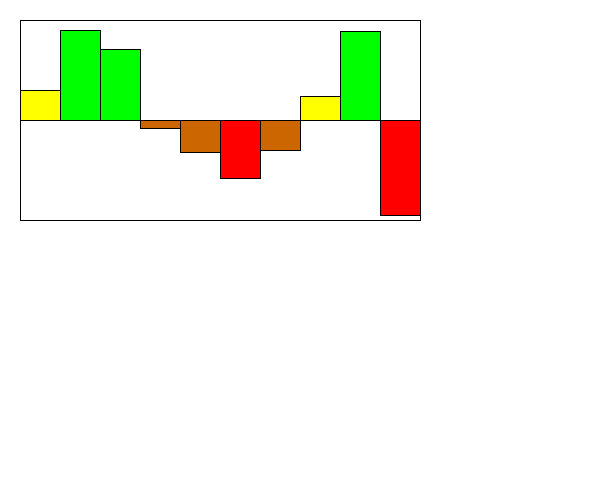
Frame 1 (no input)
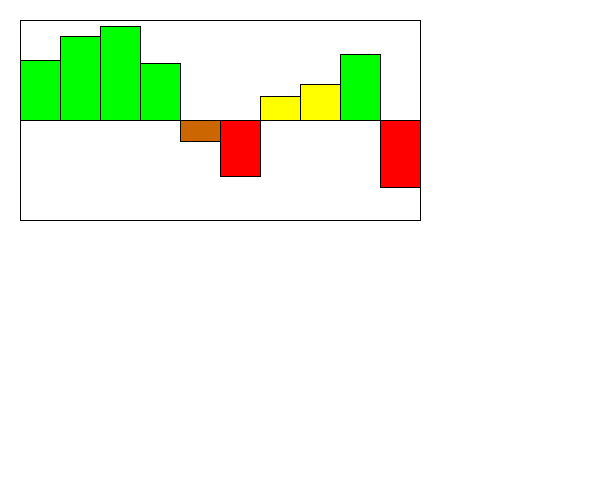
Frame 60 (the mouse pressed at the canvas centre just before this capture)
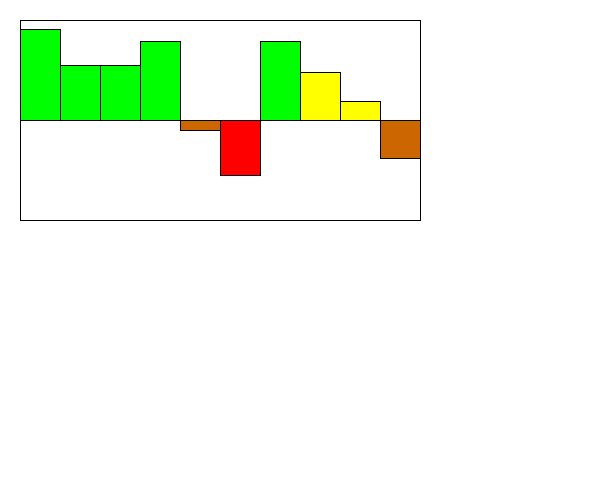
Frame 120 (the mouse held since frame 60 and released just before this capture)

The Processing sketch that drew these frames (run headless with seeded random() and noise(); from frame 60 on, the mouse is pressed at the canvas centre):

// Processing sketch: Section1
// ── Section1.pde
int MAX_VALUE = 100;
int MIN_VALUE = -100;
Visualizer v;

/*You are simulating a visualizer of multiple values
 You need to create a display method first. 
 Then you can make a method that changes the values each time the update is called. 
 */
class Visualizer {
  float x, y;
  int width;
  int height;
  int size;
  float [] values;
  float [] speeds;
  Visualizer(float x, float y) {
    this.x = x;
    this.y = y;
    width = 400;
    height = 200;
    size = 10;
    values = new float[size];
    speeds = new float[size];
    for (int i = 0; i < values.length; i++) {
      values[i] = random(-99, 99);
      System.out.println( values[i] );
      speeds[i] = random(2);
    }
  }

  void display() {
    //draw the bars equally spaced inside this box. 
    //You can assume 10, but it would be even better 
    //if you could modify it to be larger increments.
    fill(255);
    rect(x, y, width, height);
    //This is a 200x400 box.
    //The width of the visualizer is 400! This rect is the border

    //the line is the 0 y-value, the top is 100, the bottom is -100
    line(x, y+ (height/2), x+width, y+ (height/2));

    //You need to use a loop. You need to make the HEIGHT of the bars 
    //the values in the array.
    //Negative values are red, and go below the line.
    //Positive values are green and go above the line.

    //???WRITE THIS METHOD!!!
    //THESE ARE WRONG: They just illustrate how they could look
    // width of each rectangle is calculated based on number of rectangles
    int rect_width = width / size;
    // for each element in values
    for (int i = 0; i < values.length; i++){
      // color green if height is between 50 and 100
      if ( values[i] > (height/4) && values[i] <= (height/2)){
        fill(0,255,0);
      }
      // color yellow if height is between 0 and 50
      else if (values[i] > 0 && values[i] <= (height/4)){
        fill(255,255,0);
      }
      // color orange if height is between -50 and 0
      else if (values[i] > -(height/4) && values[i] <= 0){
        fill(204, 102, 0);
      }
      // color red if height is between -100 and -50
      else if (values[i] >= -(height/2) && values[i] <= -(height/4)){
        fill(255,0,0);
      }
      if (values[i] < 0){
        rect(x+ rect_width*i, y+ (height/2), rect_width, Math.abs(values[i]) );
      }
      else{
        rect(x + rect_width*i, y + (height/2) - values[i], rect_width, Math.abs(values[i]) );
      }
    }
   /* fill(255, 0, 0);
    rect(x+40, y+100, 60, 50);
    fill(0, 255, 0);
    rect(x+120, y+50, 60, 50);*/


    //Width of the visualizer is 400!

  
  }
  void update() {
    //???WRITE THIS METHOD!!!
    for (int i = 0; i < values.length; i++) {
      
      values[i] += speeds[i];
      if (values[i] >= (height/2) || values[i] <= -(height/2)){
        speeds[i] *= -1;
      }
      //??? keep them values between max/min value

      //??? reverse the speeds so they oscillate up/down when they reach max/min

      
    }
  }
}

void setup() {
  size(600, 500);
  v = new Visualizer(20, 20);
}
void draw() {
  background(255);
  v.display();
  v.update();
}
